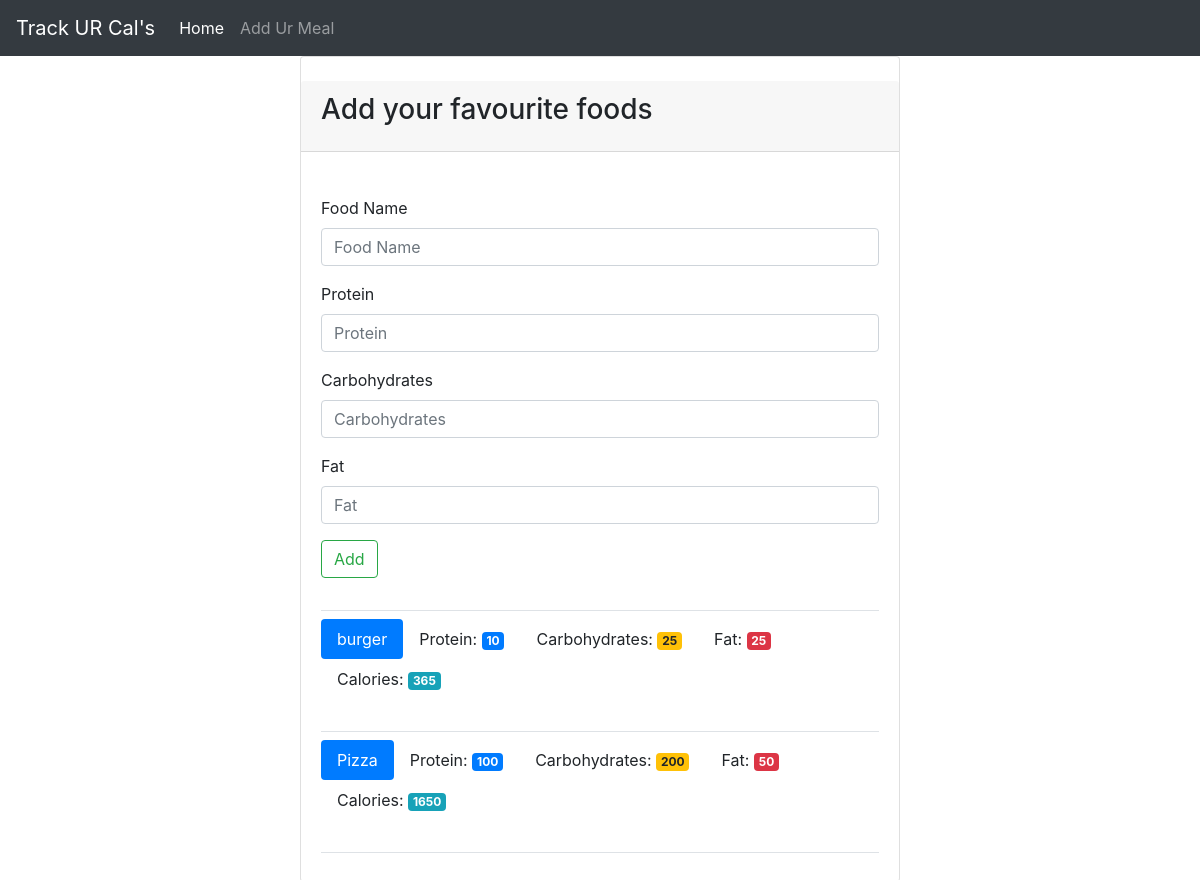
Before: /food with the older database file.
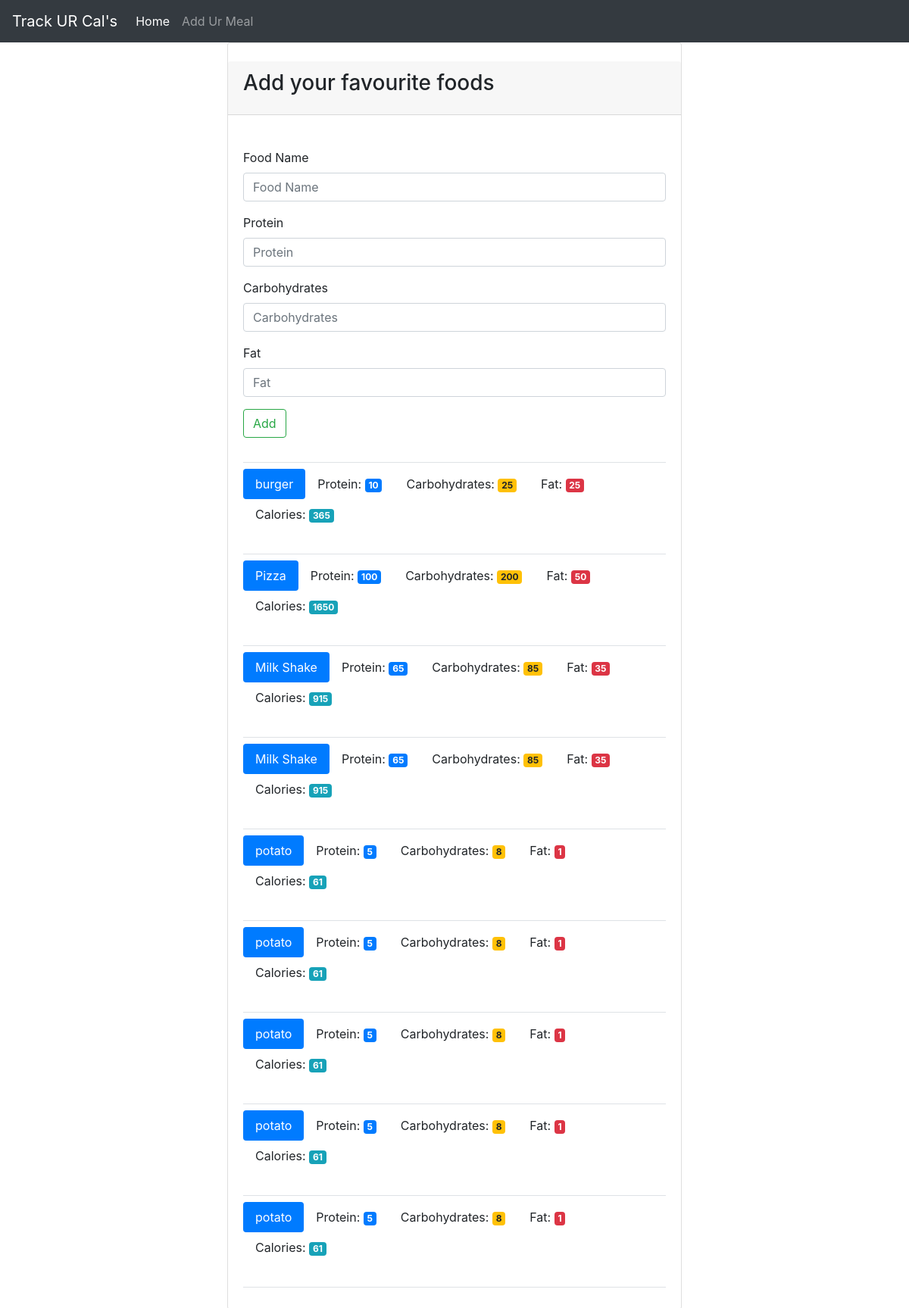
After: the same page with the newer database file.
### tables this page shows
CREATE TABLE food (
    id integer primary key autoincrement,
    name text not null,
    protein integer not null,
    carbohydrates integer not null,
    fat integer not null,
    calories integer not null
);

### app.py (the view, shortened to what this page needs)
@app.route('/food', methods=['GET', 'POST'])
def food():
    db = get_db()
    cur = db.execute('select name, protein, carbohydrates, fat, calories from food')
    results = cur.fetchall()
    return render_template('add_food.html', results=results)

### app.py (called while the page is built)
def connect_db():
    sql = sqlite3.connect('food_log.db')
    sql.row_factory = sqlite3.Row
    return sql

def get_db():
    if not hasattr(g, 'sqlite3_db'):
        g.sqlite_db = connect_db()
    return g.sqlite_db

### templates/add_food.html
{% extends "base.html" %}
{% block content %}
<div class="container theme-showcase col-sm-6 col-sm-offset-3" role="main">
    <div class="row">
        <div>
          <div class="card" style="width: 100%;">
            <div class="card-header mt-4 mb-4">
              <h3 class="card-title">Add your favourite foods</h3>
            </div>
            <div class="card-body">
              <form method="POST" action="{{ url_for('food') }}">
                <div class="form-group">
                  <label for="food-name">Food Name</label>
                  <input type="text" class="form-control" id="food-name" name="food-name" placeholder="Food Name">
                </div>
                <div class="form-group">
                  <label for="protein">Protein</label>
                  <input type="number" class="form-control" id="protein" name="protein" placeholder="Protein">
                </div>
                <div class="form-group">
                  <label for="carbohydrates">Carbohydrates</label>
                  <input type="number" class="form-control" id="carbohydrates" name="carbohydrates" placeholder="Carbohydrates">
                </div>
                <div class="form-group">
                  <label for="fat">Fat</label>
                  <input type="number" class="form-control" id="fat" name="fat" placeholder="Fat">
                </div>
                <button type="submit" class="btn btn-outline-success">Add</button>
              </form>
              <div class="pb-2 mt-4 mb-2 border-bottom"></div>
            {% for food in results %}
              <ul class="nav nav-pills" role="tablist">
                <li class="nav-item"><a class="nav-link active">{{ food.name }}</a></li>
                <li class="nav-item"><a class="nav-link">Protein: <span class="badge badge-primary">{{food.protein}}</span></a></li>
                <li class="nav-item"><a class="nav-link">Carbohydrates: <span class="badge badge-warning">{{food.carbohydrates}}</span></a></li>
                <li class="nav-item"><a class="nav-link">Fat: <span class="badge badge-danger">{{food.fat}}</span></a></li>
                <li class="nav-item"><a class="nav-link">Calories: <span class="badge badge-info">{{food.calories}}</span></a></li>
              </ul>
              <div class="pb-2 mt-4 mb-2 border-bottom"></div>
            {% endfor %}
            </div>
          </div>
        </div>
    </div>
</div>
{% endblock %}

### templates/base.html (shortened to what this page needs)
<!DOCTYPE html>
<html lang="en">
<head>
    <link rel="stylesheet" href="{{ url_for('static', filename='css/bootstrap.css') }}">
    <link rel="stylesheet" href="{{ url_for('static', filename='css/main.css') }}">
</head>
<body>
    <header>
        <nav class="navbar navbar-expand-lg navbar-dark bg-dark">
            <a class="navbar-brand" href="{{ url_for('index') }}">Track UR Cal's</a>
            <div class="collapse navbar-collapse" id="navbarNavAltMarkup">
              <div class="navbar-nav">
                <a class="nav-item nav-link active" href="{{ url_for('index') }}">Home <span class="sr-only">(current)</span></a>
                <a class="nav-item nav-link" href="{{ url_for('food')}}">Add Ur Meal</a>
              </div>
            </div>
          </nav>
    </header>
    <main>
    {% block content %}
    {% endblock %}
    </main>
</body>
</html>

Changed rows visible on the page:
added food: name "Milk Shake", protein "65", carbohydrates "85", fat "35", calories "915"
added food: name "Milk Shake", protein "65", carbohydrates "85", fat "35", calories "915"
added food: name "potato", protein "5", carbohydrates "8", fat "1", calories "61"
added food: name "potato", protein "5", carbohydrates "8", fat "1", calories "61"
added food: name "potato", protein "5", carbohydrates "8", fat "1", calories "61"
added food: name "potato", protein "5", carbohydrates "8", fat "1", calories "61"
added food: name "potato", protein "5", carbohydrates "8", fat "1", calories "61"
